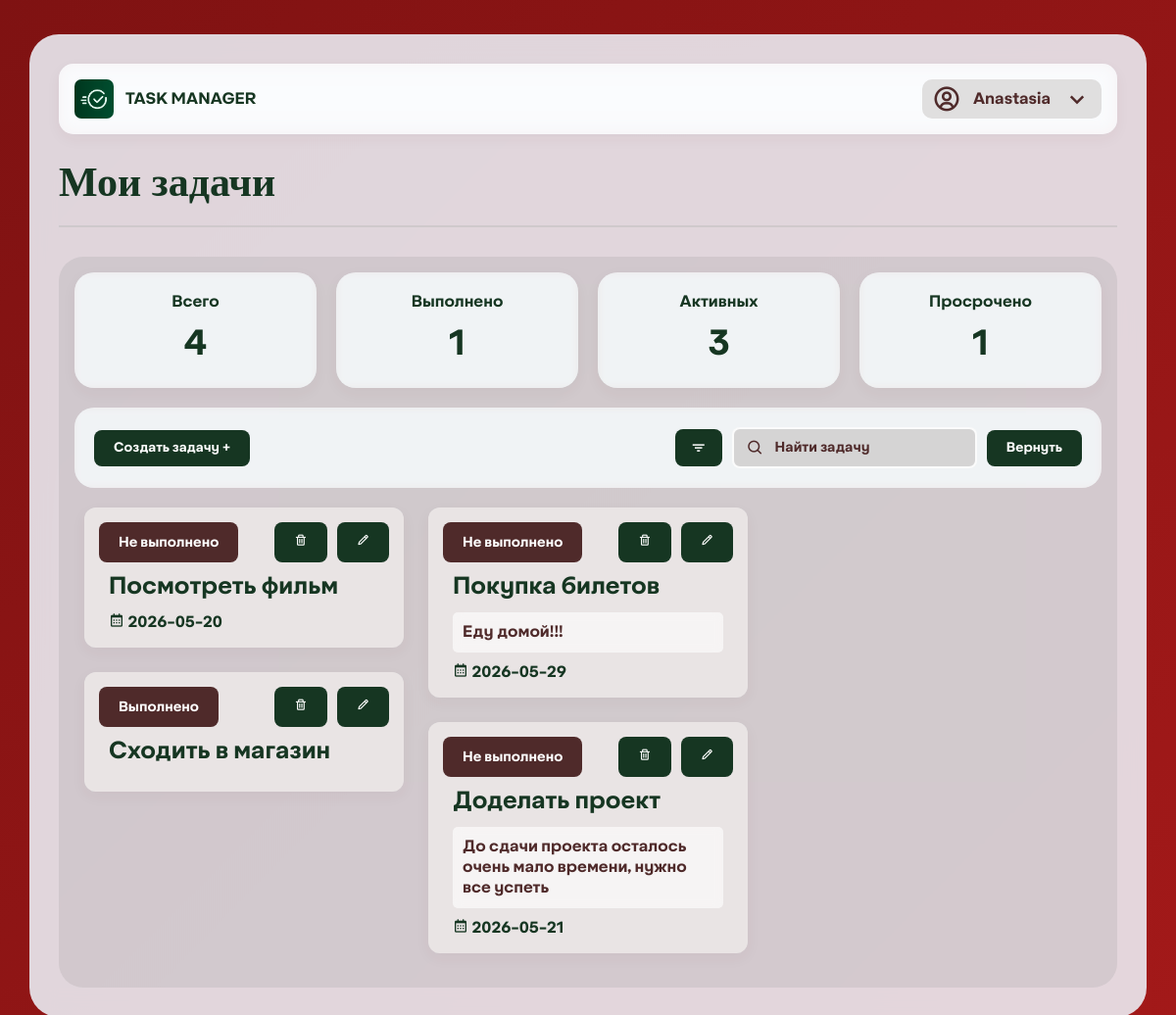
Page /homepage (signed in) on the committed database.
### tables this page shows
CREATE TABLE users (
        id INTEGER PRIMARY KEY AUTOINCREMENT,
        name TEXT NOT NULL,
        username TEXT UNIQUE NOT NULL,
        password TEXT NOT NULL,
        created_time TEXT NOT NULL
    );

CREATE TABLE tasks (
        user_id INTEGER NOT NULL,
        id INTEGER PRIMARY KEY AUTOINCREMENT,
        name TEXT NOT NULL,
        description TEXT,
        status INTEGER DEFAULT 0, 
        limit_time TEXT DEFAULT NULL,
        created_time TEXT NOT NULL,
        FOREIGN KEY (user_id) REFERENCES users (id)
    );

### application/pages.py (the view)
@router.get("/homepage")
def homepage(request: Request, search: str = "", filter: str = ""):
    try:
        user_id = request.cookies.get("user_id")
        if not user_id:
            response = RedirectResponse("/", status_code=303)
            response.headers["Cache-Control"] = "no-cache, no-store, must-revalidate"
            return response
        user = get_user_id(int(user_id))
        all_tasks = get_tasks(int(user_id))
        if search:
            tasks = get_task_name(search, int(user_id))
        elif filter == "completed":
            tasks = get_tasks_complited(int(user_id))
        elif filter == "in_progress":
            tasks = get_tasks_active(int(user_id))
        elif filter == "over":
            tasks = get_tasks_over(int(user_id))
        elif filter == "limit":
            tasks = get_tasks_limit(int(user_id))
        else:
            tasks = all_tasks
        total = len(all_tasks)
        active = len([i for i in all_tasks if i[4] == 0])
        completed = len([i for i in all_tasks if i[4] == 1])
        today = datetime.now().date()
        overdue = 0
        for i in all_tasks:
            limit_time = i[5]
            if limit_time and i[4] != 1:
                deadline = datetime.strptime(limit_time, "%Y-%m-%d").date()
                if deadline < today:
                    overdue += 1
        return templates.TemplateResponse("homepage.html", {
            "request": request,
            "user": user,
            "tasks": tasks,
            "total": total,
            "completed": completed,
            "active": active,
            "overdue": overdue,
            "search": search,
            "current_filter": filter
        })
    except Exception:
        return RedirectResponse("/errorpage")

### templates/homepage.html (shortened to what this page needs)
{% extends 'base.html' %}
{% block content %}
<body class="tasks-page">
    <div class="tasks-container">
        <div class="server-profile-bar">
            <div class="server-info">
                <img src="/static/images/logo-with.png" alt="Server" class="logo">
                <span class="server-name">TASK MANAGER</span>
            </div>
            <div class="profile-info">
                <i class='bx bx-user-circle'></i>
                <span class="name">{{ user[1] }}</span>
                <i class='bx bx-chevron-down'></i>
            </div>
        </div>
        <div class="tasks-header">
            <h1 class="text">Мои задачи</h1>
        </div>
        <div class="back">
            <div class="stats-grid">
                <div class="stat-card">
                    <h3>Всего</h3>
                    <div class="stat-number" id="totalTasks">{{ total }}</div>
                </div>
                <div class="stat-card">
                    <h3>Выполнено</h3>
                    <div class="stat-number" id="completedTasks">{{ completed }}</div>
                </div>
                <div class="stat-card">
                    <h3>Активных</h3>
                    <div class="stat-number" id="activeTasks">{{ active }}</div>
                </div>
                <div class="stat-card">
                    <h3>Просрочено</h3>
                    <div class="stat-number" id="overdueTasks">{{ overdue }}</div>
                </div>
            </div>
            <div class="filters-section">
                <form action="/create">
                    <div class="create-button">
                        <button type="submit" class="create-btn">Cоздать задачу +</button>
                    </div>
                </form>
                <div class="search-wrapper">
                    <div class="filter-button">
                        <button class="filter-btn" id="filterBtn">
                            <i class="bx bx-filter"></i>
                        </button>
                    </div>
                    <div class="search-box">
                        <form action="/homepage" method="GET" id="searchForm">
                            <input type="text" name="search" id="searchInput" placeholder="         Найти задачу" value="{{ search_query if search_query else '' }}">
                            <i class="bx bx-search"></i>
                        </form>
                    </div>
                    <div class="clear-button">
                        <button type="submit" class="clear-btn" onclick="location.href='/homepage'">Вернуть</button>
                    </div>
                </div>
            </div>
            <div class="tasks-grid" id="tasksGrid">
                {% if tasks %}
                    {% for task in tasks %}
                    <div class="task-container">
                        <div class="task-edit-buttons">
                            <div class="task-card-header">
                                <form action="/update_task_status/{{ task[1] }}" method="POST">
                                    <button type="submit" class="status-btn">{% if task[4] == 1 %}Выполнено{% else %}Не выполнено{% endif %}</button>
                                </form>
                            </div>
                            <button class="delete-task-btn" onclick="deleteTask({{ task[1] }})"><i class="bx bx-trash"></i></button>
                            <button class="edit-task-btn" onclick="location.href='/edittask?task_id={{ task[1] }}'">
                                <i class="bx bx-pencil"></i>
                            </button>
                        </div>
                        <div class="task-card">
                            <h2 class="task-name">{{ task[2] }}</h2>
                            {% if task[3] %}
                            <p class="task-description-preview">{{ task[3] }}</p>
                            {% endif %}
                            {% if task[5] %}
                            <div class="task-deadline">
                                <i class='bx bx-calendar'></i>
                                <span>{{ task[5] }}</span>
                            </div>
                            {% endif %}
                        </div>
                    </div>
                    {% endfor %}
                {% else %}
                    <div class="empty-state1" style="color: rgb(209, 202, 206);">Тут немного пусто</div>
                    <div class="empty-state">Тут немного пусто</div>
                {% endif %}
            </div>
        </div>
    </div>
</body>
{% endblock %}

### templates/base.html (shortened to what this page needs)
<!DOCTYPE html>
<html lang="ru">
<head>
    <link rel="stylesheet" href="static\styles.css">
    <link rel="stylesheet" href="https://unpkg.com/boxicons@2.1.4/css/boxicons.min.css">
</head>
{% block content %}{% endblock %}
</html>

### rows in the picture
users: name "Anastasia"
tasks: status "Не выполнено", name "Посмотреть фильм", limit_time "2026-05-20"
tasks: status "Выполнено", name "Сходить в магазин"
tasks: status "Не выполнено", name "Покупка билетов", description "Еду домой!!!", limit_time "2026-05-29"
tasks: status "Не выполнено", name "Доделать проект", description "До сдачи проекта осталось очень мало времени, нужно все успеть", limit_time "2026-05-21"

### other values in the picture
{{ total }} "4"
{{ completed }} "1"
{{ active }} "3"
{{ overdue }} "1"
